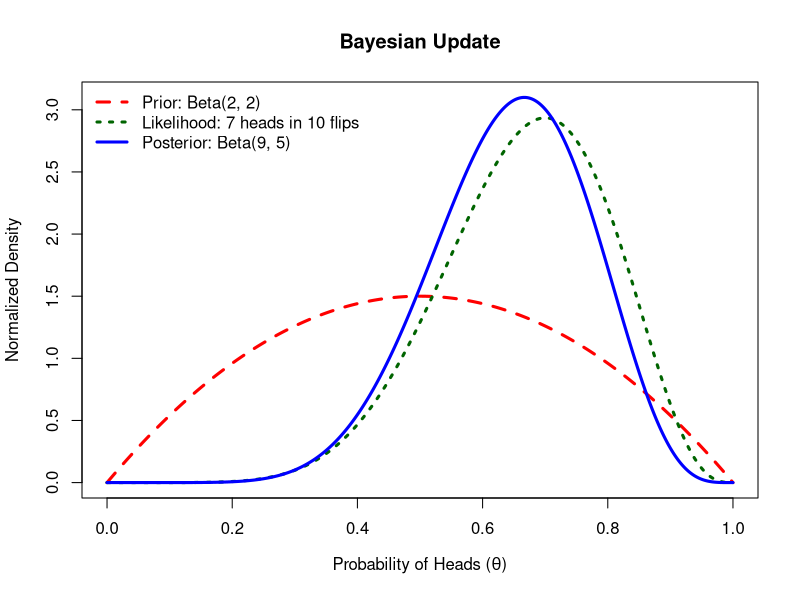
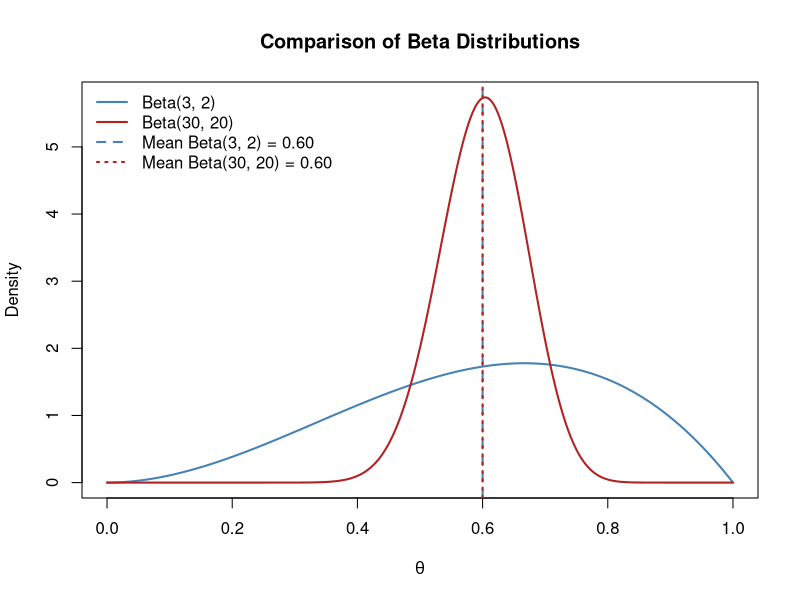

The R script that drew these images, in order:
###################
# 1. Define prior parameters: Beta(2, 2)
alpha_prior <- 2
beta_prior  <- 2

# 2. Enter observed data: 7 heads in 10 flips
n_flips <- 10
heads   <- 7
tails   <- n_flips - heads

# 3. Compute posterior parameters: Beta(9, 5)
alpha_posterior <- alpha_prior + heads
beta_posterior  <- beta_prior + tails

# 4. Create theta values
x <- seq(0, 1, length.out = 500)

# Prior density
prior_curve <- dbeta(
  x,
  shape1 = alpha_prior,
  shape2 = beta_prior
)

# Binomial likelihood as a function of theta
likelihood_curve <- dbinom(
  heads,
  size = n_flips,
  prob = x
)

# Normalize likelihood for comparison with the densities
dx <- x[2] - x[1]
likelihood_curve <- likelihood_curve /
  sum(likelihood_curve * dx)

# Posterior density
posterior_curve <- dbeta(
  x,
  shape1 = alpha_posterior,
  shape2 = beta_posterior
)

# 5. Plot all three curves
y_max <- max(prior_curve, likelihood_curve, posterior_curve)

plot(
  x, prior_curve,
  type = "l",
  col = "red",
  lwd = 3,
  lty = 2,
  ylim = c(0, y_max),
  main = "Bayesian Update",
  xlab = expression("Probability of Heads (" * theta * ")"),
  ylab = "Normalized Density"
)

lines(
  x, likelihood_curve,
  col = "darkgreen",
  lwd = 3,
  lty = 3
)

lines(
  x, posterior_curve,
  col = "blue",
  lwd = 3,
  lty = 1
)

legend(
  "topleft",
  legend = c(
    "Prior: Beta(2, 2)",
    "Likelihood: 7 heads in 10 flips",
    "Posterior: Beta(9, 5)"
  ),
  col = c("red", "darkgreen", "blue"),
  lty = c(2, 3, 1),
  lwd = 3,
  bty = "n"
)

###################
alpha <- 45; beta <- 55
y <- 30; n <- 50

(a_post <- alpha + y)
(b_post <- beta + n - y)

(post_mean <- a_post / (a_post + b_post))
(p_viable  <- 1 - pbeta(.50, a_post, b_post))
(ci_95     <- qbeta(c(.025, .975), a_post, b_post))

# posterior predictive simulation for m = 100
(pi_draw <- rbeta(100000, a_post, b_post))
(y_new   <- rbinom(100000, 100, pi_draw))

###################
x <- seq(0, 1, length.out = 500)

beta1 <- dbeta(
  x,
  shape1 = 3,
  shape2 = 2
)

beta2 <- dbeta(
  x,
  shape1 = 30,
  shape2 = 20
)

mean1 <- 3 / (3 + 2)
mean2 <- 30 / (30 + 20)

3 / (3 + 2)
30 / (30 + 20)
300 / (300 + 200)

plot(
  x, beta1,
  type = "l",
  lwd = 2,
  col = "steelblue",
  xlab = expression("" * theta * ""),
  ylab = "Density",
  main = "Comparison of Beta Distributions",
  ylim = range(c(beta1, beta2))
)

lines(x, beta2, lwd = 2, col = "firebrick")

# Vertical mean lines
abline(v = mean1, col = "steelblue", lwd = 2, lty = 2)
abline(v = mean2, col = "firebrick", lwd = 2, lty = 3)

legend(
  "topleft",
  legend = c(
    "Beta(3, 2)",
    "Beta(30, 20)",
    sprintf("Mean Beta(3, 2) = %.2f", mean1),
    sprintf("Mean Beta(30, 20) = %.2f", mean2)
  ),
  col = c("steelblue", "firebrick", "steelblue", "firebrick"),
  lwd = 2,
  lty = c(1, 1, 2, 3),
  bty = "n"
)
